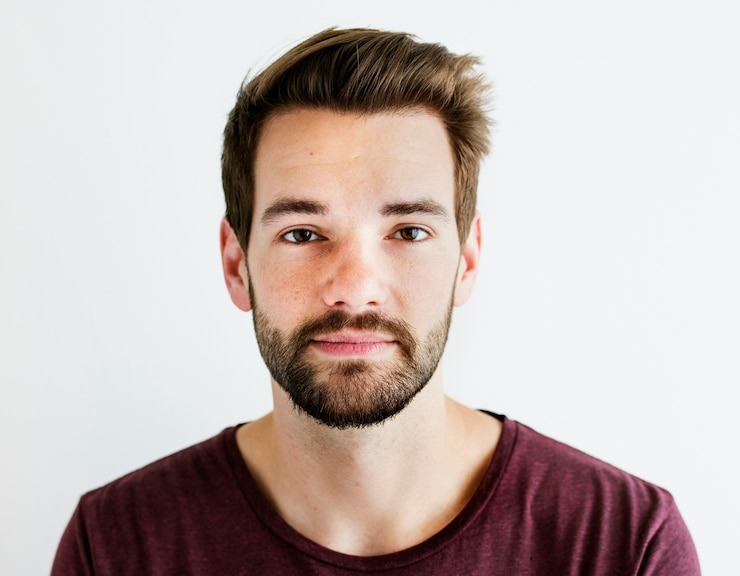
#> input picture python/test.jpg, 740 x 576 px
$ python realtime_recognition.py test.jpg   (older library calls are emulated)
#> lines starting #> are read from the running program, lines starting #| are printed output that depends on the picture
### python/spoof_check.py
"""
spoof_check.py  --  Hardcoded Presentation Attack Detection (anti-spoofing)
===========================================================================

All the anti-spoofing logic for the attendance system lives here, kept
separate from the face-recognition code so it is easy to read, tune and
defend. There is NO machine-learning model — every check is an explainable,
hardcoded computer-vision rule that runs in real time on the CPU.

Two independent checks are provided:

  1. PASSIVE  (single frame)  -> detect_spoof()
     Looks for the physical signatures of a phone/monitor screen or a printed
     photo in one image: moire (FFT high-frequency energy), specular glare and
     loss of sharpness. Thresholds were calibrated on 66 real enrolled faces
     (0 false rejections).

  2. ACTIVE   (frame burst)   -> detect_blink()
     A challenge-response liveness test: a real person is asked to blink, and
     we require a genuine open -> closed -> open eye transition across a short
     burst of frames. A printed photo or a still image on a phone cannot blink.

realtime_recognition.py imports this module; it does not import back, so there
is a clean one-way dependency (recognition depends on spoofing, not vice versa).
"""

import os
import logging
from pathlib import Path

import cv2
import numpy as np


# =============================================================================
# PASSIVE anti-spoof (single frame): moire / glare / sharpness
# =============================================================================
# Tuned so real webcam faces always pass; screens/prints that fall OUTSIDE the
# measured real-face envelope are flagged. Retune against real spoof attempts
# using the "LIVENESS ..." lines logged in python/face_recognition.log.
ANTISPOOF_ENABLED = True    # master switch for the single-frame gate
MOIRE_HF_RATIO_MAX = 0.19   # high-freq energy ratio; screen pixel-grid/moire push it UP (real max ~0.155)
SPECULAR_FRAC_MAX  = 0.18   # fraction of blown-out glare pixels; screen glare pushes it UP (real max ~0.145)
SHARPNESS_MIN      = 50.0   # Laplacian variance; a photo-of-a-photo lowers it (real min ~57.7)
SPOOF_SCORE_THRESHOLD = 2   # weighted flags needed to declare a spoof (moire alone = weight 2)


def _liveness_metrics(gray_face, color_face):
    """Return (sharpness, high-frequency ratio, specular fraction) for a face ROI."""
    fu = cv2.resize(gray_face, (128, 128))
    sharpness = float(cv2.Laplacian(fu, cv2.CV_64F).var())
    f = fu.astype(np.float32)
    win = np.outer(np.hanning(128), np.hanning(128)).astype(np.float32)
    mag = np.abs(np.fft.fftshift(np.fft.fft2(f * win)))
    total = float(mag.sum()) + 1e-6
    Y, X = np.ogrid[:128, :128]
    r = np.sqrt((X - 64) ** 2 + (Y - 64) ** 2)
    hf_ratio = float(mag[r > 40].sum()) / total          # energy outside the low-freq disk
    hsv = cv2.cvtColor(color_face, cv2.COLOR_BGR2HSV)
    v = hsv[:, :, 2]
    s = hsv[:, :, 1]
    specular = float(np.mean((v > 235) & (s < 40)))       # near-white, low-saturation glare
    return sharpness, hf_ratio, specular


def detect_spoof(gray_face, color_face):
    """Decide if a face ROI looks like a photo/phone-screen replay.
    Returns (is_spoof, reason, metrics_string)."""
    if gray_face is None or gray_face.size == 0:
        return False, 'no_face', 'sharpness=0 hf_ratio=0 specular=0 score=0'
    sharpness, hf_ratio, specular = _liveness_metrics(gray_face, color_face)
    score = 0
    reasons = []
    if hf_ratio > MOIRE_HF_RATIO_MAX:      # strongest screen-specific signal
        score += 2
        reasons.append(f'moire(hf={hf_ratio:.3f})')
    if specular > SPECULAR_FRAC_MAX:
        score += 1
        reasons.append(f'glare(spec={specular:.3f})')
    if sharpness < SHARPNESS_MIN:
        score += 1
        reasons.append(f'flat(sharp={sharpness:.1f})')
    metrics = f'sharpness={sharpness:.1f} hf_ratio={hf_ratio:.3f} specular={specular:.3f} score={score}'
    return score >= SPOOF_SCORE_THRESHOLD, (', '.join(reasons) or 'ok'), metrics


# [15 lines left out: function liveness_report, not called in this run]


# =============================================================================
# ACTIVE liveness (frame burst): blink challenge-response
# =============================================================================
# A printed photo or a still image on a phone screen physically cannot blink.
# Over a short burst of frames we watch the eyes and require open -> closed ->
# open transitions. Uses the eye cascade bundled with OpenCV (no download).
BLINK_MIN_OPEN_FRAMES = 3    # frames where both eyes are clearly detected
BLINK_MIN_BLINKS = 1         # required open->closed->open transitions (blink once)
CLOSED_MIN_SHARPNESS = 30.0  # a real closed-eye frame is still sharp; blur dropouts are not
                             # (open frames measured ~75, motion-blur dropouts ~5-8)


# [125 lines left out: functions _load_eye_cascade, _eye_state, detect_blink, not called in this run]

### python/realtime_recognition.py
import cv2
import numpy as np
import os
import sys
import json
import pickle
from pathlib import Path
import logging
import argparse
import gc

import spoof_check  # hardcoded anti-spoofing (passive screen check + active blink liveness)

# Configure logging
logging.basicConfig(level=logging.INFO, format='%(asctime)s - %(levelname)s - %(message)s')

# [250 lines left out: functions train_models, start_recognition, not called in this run]

# NOTE: the passive anti-spoof checks (detect_spoof / liveness_report) now live
# in python/spoof_check.py and are used via the `spoof_check` module below.


def recognize_single_image(image_path, algo='lbph', check_liveness=True):
    """Recognize a single image using the specified algorithm and return the result"""
#> called with image_path = 'test.jpg', algo = 'lbph', check_liveness = True
    try:
        # Get paths
        base_dir = Path(os.path.dirname(os.path.dirname(os.path.abspath(__file__))))
        cascade_path = base_dir / 'assets' / 'haarcascade_frontalface_default.xml'
        model_file = f'{algo}_model.yml'
        model_path = base_dir / 'models' / model_file
        labels_path = base_dir / 'models' / 'labels.pkl'

        # Check required files
        if not all(p.exists() for p in [cascade_path, model_path, labels_path]):
            return {
                'success': False,
                'message': 'Required model files not found'
            }

        # Load face detection
        face_cascade = cv2.CascadeClassifier(str(cascade_path))

        # Load recognition model based on algorithm
        if algo == 'lbph':
            recognizer = cv2.face.LBPHFaceRecognizer_create()
        elif algo == 'eigen':
            recognizer = cv2.face.EigenFaceRecognizer_create()
        elif algo == 'fisher':
            recognizer = cv2.face.FisherFaceRecognizer_create()
        else:
            return {'success': False, 'message': f'Unknown algorithm: {algo}'}

        recognizer.read(str(model_path))

        # Load labels
        with open(labels_path, 'rb') as f:
#> (reads models/labels.pkl from the repository)
            labels_dict = pickle.load(f)
        labels_reverse = {v: k for k, v in labels_dict.items()}

        # Read and process image
        img = cv2.imread(image_path)
#> img is the input picture: shape (576, 740, 3); mean B, G, R 181.1, 184.4, 198.1
        if img is None:
            return {
                'success': False,
                'message': 'Failed to load image'
            }

        # Convert to grayscale
        gray = cv2.cvtColor(img, cv2.COLOR_BGR2GRAY)
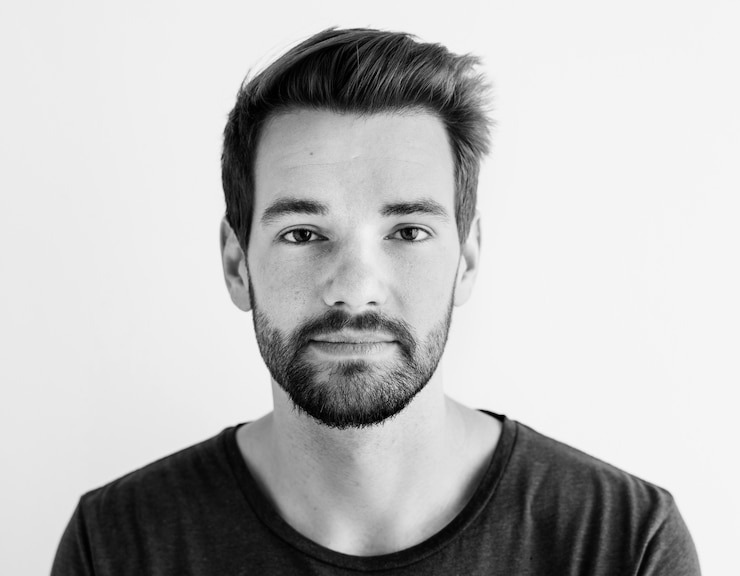
#> gray: shape (576, 740); min 0, max 250, mean 188.2

        # Detect faces with robust parameters on raw gray to align with training
        faces = face_cascade.detectMultiScale(
            gray,
            scaleFactor=1.1,
            minNeighbors=5,
            minSize=(40, 40),
            maxSize=(600, 600)
        )
#> faces = [[198, 110, 316, 316]]

        if len(faces) == 0:
            # Fallback for dim / uneven lighting: the raw pass misses faces in low
            # light. Retry on a histogram-equalized copy with slightly relaxed
            # neighbours. This is DETECTION ONLY — the face box found here is still
            # cropped from the raw `gray` below, so recognition preprocessing stays
            # aligned with how the model was trained.
            eq = cv2.equalizeHist(gray)
            faces = face_cascade.detectMultiScale(
                eq,
                scaleFactor=1.1,
                minNeighbors=4,
                minSize=(40, 40),
                maxSize=(600, 600)
            )

        if len(faces) == 0:
            return {
                'success': False,
                'message': 'No face detected'
            }

        # Process the largest face if multiple faces are detected
        if len(faces) > 1:
            faces = [max(faces, key=lambda x: x[2] * x[3])]  # Select largest face by area

        # Get face location
        x, y, w, h = faces[0]
#> x = 198; y = 110; w = 316; h = 316
        face_location = {
            'x': int(x),
            'y': int(y),
            'width': int(w),
            'height': int(h)
        }
#> face_location = {'x': 198, 'y': 110, 'width': 316, 'height': 316}

        # --- Passive liveness / anti-spoof gate (recognition path only) ---
        # Reject faces coming from a phone/monitor screen or a printed photo.
        # Skipped when check_liveness is False (e.g. the registration
        # duplicate-check, which uses live-captured images already).
        if check_liveness and spoof_check.ANTISPOOF_ENABLED:
            is_spoof, spoof_reason, live_metrics = spoof_check.detect_spoof(
                gray[y:y + h, x:x + w], img[y:y + h, x:x + w])
#> in _liveness_metrics, `fu = cv2.resize(gray_face, (128, 128))`:
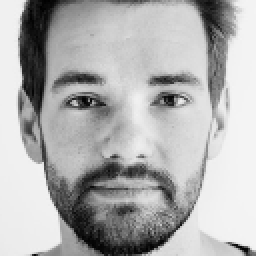
#> fu: shape (128, 128) (shown 2 times larger); min 1, max 244, mean 176
#> in _liveness_metrics, `fu = cv2.resize(gray_face, (128, 128))`:
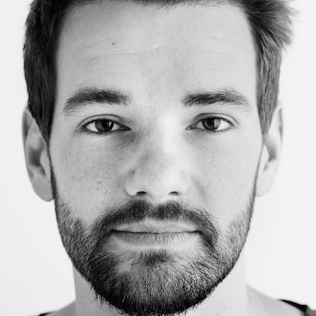
#> gray_face: shape (316, 316); min 0, max 247, mean 176.1
#> in _liveness_metrics, `sharpness = float(cv2.Laplacian(fu, cv2.CV_64F).var())`: sharpness = 1809
#> in _liveness_metrics, `total = float(mag.sum()) + 1e-6`: total = 16372859.5
#> in _liveness_metrics, `hf_ratio = float(mag[r > 40].sum()) / total`: hf_ratio = 0.272
#> in _liveness_metrics, `hsv = cv2.cvtColor(color_face, cv2.COLOR_BGR2HSV)`: hsv: shape (316, 316, 3); mean H, S, V 35.6, 70, 197.2
#> in _liveness_metrics, `hsv = cv2.cvtColor(color_face, cv2.COLOR_BGR2HSV)`:
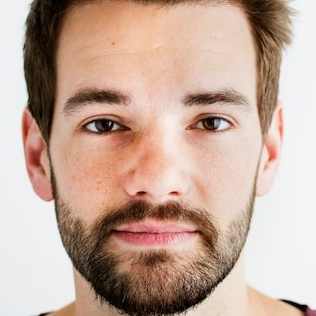
#> color_face: shape (316, 316, 3); mean of channels 0, 1, 2 155.6, 169.6, 196.4; drawn as B, G, R
#> in _liveness_metrics, `v = hsv[:, :, 2]`:
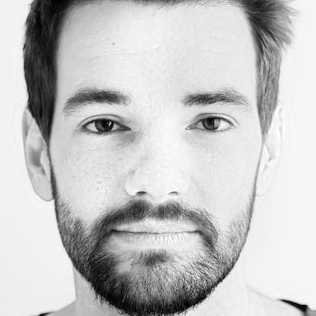
#> v: shape (316, 316); min 0, max 255, mean 197.2
#> in _liveness_metrics, `s = hsv[:, :, 1]`:
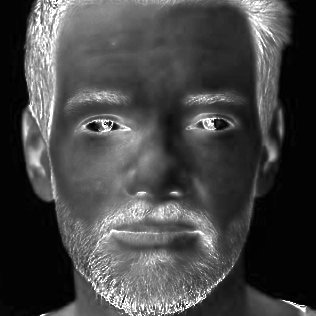
#> s: shape (316, 316); min 0, max 255, mean 70
#> in _liveness_metrics, `specular = float(np.mean((v > 235) & (s < 40)))`: specular = 0.296
#> in detect_spoof, `sharpness, hf_ratio, specular = _liveness_metrics(gray_face, color_face)`: sharpness = 1809; hf_ratio = 0.272; specular = 0.296
#> is_spoof = True; spoof_reason = 'moire(hf=0.272), glare(spec=0.296)'
            logging.info(f"LIVENESS {os.path.basename(str(image_path))}: {live_metrics} "
                         f"spoof={is_spoof} ({spoof_reason})")
            if is_spoof:
                return {
                    'success': False,
                    'message': 'Spoof detected: please use your real face, not a photo or phone screen',
                    'liveness': 'fake',
                    'spoof_reason': spoof_reason,
                    'face_location': face_location
                }

        # Extract and preprocess: Consistent texture preservation (crop from raw gray)
        # We want to crop a 96x96 face ROI.
        # To generate translations, we crop various offsets of the face ROI
        H, W = gray.shape

        # Base crop
        face_roi = gray[y:y+h, x:x+w]
        face_roi_resized = cv2.resize(face_roi, (96, 96))

        # Multi-sample generation for alignment robustness
        samples = [
            face_roi_resized,
            cv2.flip(face_roi_resized, 1)  # Horizontal flip for mirrored cameras
        ]

        # Shift translation samples
        shifts = [(-4, -4), (-4, 4), (4, -4), (4, 4), (-2, 0), (2, 0), (0, -2), (0, 2)]
        for dx, dy in shifts:
            nx, ny = x + dx, y + dy
            roi = gray[max(0, ny):min(H, ny+h), max(0, nx):min(W, nx+w)]
            if roi.size > 0:
                samples.append(cv2.resize(roi, (96, 96)))

        # Scale samples
        scale_changes = [-0.05, 0.05]
        for ds in scale_changes:
            dw = int(w * ds)
            dh = int(h * ds)
            roi = gray[max(0, y-dh):min(H, y+h+dh), max(0, x-dw):min(W, x+w+dw)]
            if roi.size > 0:
                samples.append(cv2.resize(roi, (96, 96)))

        # Rotation samples
        for angle in [-5, 5]:
            M = cv2.getRotationMatrix2D((48, 48), angle, 1)
            samples.append(cv2.warpAffine(face_roi_resized, M, (96, 96)))

        clahe = cv2.createCLAHE(clipLimit=2.0, tileGridSize=(8,8))
        best_confidence = float('inf')
        best_label = -1

        for sample in samples:
            sample_prep = clahe.apply(sample)

            # Quality check on the base sample only
            if np.array_equal(sample, face_roi_resized):
                laplacian_var = cv2.Laplacian(sample_prep, cv2.CV_64F).var()
                if laplacian_var < 10: # Reject very blurry images
                    return {
                        'success': False,
                        'message': 'Image too blurry. Please look steadily at the camera.'
                    }

            sample_prep = cv2.GaussianBlur(sample_prep, (3, 3), 0)
            label, confidence = recognizer.predict(sample_prep)
            if confidence < best_confidence:
                best_confidence = confidence
                best_label = label

        label, confidence = best_label, best_confidence

        # Define strict thresholds to avoid mismatches
        # LBPH: 80 (stricter, lower distance is closer match)
        # Eigen: 3500
        # Fisher: 400
        if algo == 'lbph':
            thresh = 90
            if confidence < thresh:
                # Map raw distance [40 to 90] to [100% to 60%] display confidence
                confidence_percentage = max(60.0, min(100.0, 100.0 - (confidence - 40.0) * (40.0 / 50.0)))
            else:
                confidence_percentage = 0.0
        elif algo == 'eigen':
            # Eigenfaces distance for a trained student from webcam is typically 1500–3300.
            # Unknown faces score much higher (5000–15000+) when more students are enrolled.
            # With only 1 student trained the gap is smaller, but 3500 correctly identifies
            # the enrolled student while rejecting truly distant faces.
            thresh = 3500
            if confidence < thresh:
                # Map raw distance [500 to 3500] to [100% to 60%]
                confidence_percentage = max(60.0, min(100.0, 100.0 - (confidence - 500.0) * (40.0 / 3000.0)))
            else:
                confidence_percentage = 0.0
        else: # fisher
            thresh = 400
            if confidence < thresh:
                # Map raw distance [50 to 400] to [100% to 60%]
                confidence_percentage = max(60.0, min(100.0, 100.0 - (confidence - 50.0) * (40.0 / 350.0)))
            else:
                confidence_percentage = 0.0

        if confidence < thresh:
            student_id = labels_reverse[label]
            return {
                'success': True,
                'student_id': student_id,
                'confidence': confidence_percentage,
                'algorithm': algo,
                'raw_distance': round(confidence, 2),
                'face_location': face_location
            }
        else:
            return {
                'success': True,
                'student_id': "Unknown",
                'confidence': 0,
                'algorithm': algo,
                'raw_distance': round(confidence, 2),
                'face_location': face_location
            }

    except Exception as e:
        logging.error(f"Recognition error: {str(e)}")
        return {
            'success': False,
            'message': str(e)
        }

# -- Consensus recognition ----------------------------------------------------
# A single algorithm (LBPH) will occasionally match a stranger — e.g. a face on
# a phone screen — to an enrolled student. Requiring agreement across the three
# independently-trained models removes almost all of those false accepts, since
# a wrong match rarely fools more than one algorithm.
CONSENSUS_MIN_AGREE = 2   # how many of the 3 algorithms must agree on the same id


# [42 lines left out: function recognize_consensus_image, not called in this run]


# -- Duplicate-face detection --------------------------------------------------
# Minimum number of freshly-captured images that must be recognised as the SAME
# already-registered student before we treat the new sign-up as a duplicate.
DUP_MIN_VOTES = 3


# [103 lines left out: functions check_duplicate_face, verify_liveness, not called in this run]


if __name__ == "__main__":
    parser = argparse.ArgumentParser(description='Face Recognition System')
    parser.add_argument('--train', action='store_true', help='Train the models')
    parser.add_argument('--check-duplicate', dest='check_duplicate', metavar='DIR',
                        help='Check a folder of captured faces against the existing model')
    parser.add_argument('--liveness-check', dest='liveness_check', metavar='IMG',
                        help='Diagnostic: print anti-spoof metrics for one image')
    parser.add_argument('--verify-liveness', dest='verify_liveness', metavar='DIR',
                        help='Check a burst of frames (frame_*.jpg) for a real blink and recognise')
    parser.add_argument('--algorithm', default='lbph', choices=['lbph', 'eigen', 'fisher'], help='Algorithm to use')
    parser.add_argument('--consensus', action='store_true', help='Require 2-of-3 algorithm agreement (anti-spoof)')
    parser.add_argument('image_path', nargs='?', help='Path to image for recognition')
    args = parser.parse_args()

    if args.train:
        success, message = train_models()
        result = {'success': success, 'message': message}
        print(json.dumps(result))
        if not success:
            sys.exit(1)
        sys.exit(0)
    elif args.check_duplicate:
        result = check_duplicate_face(args.check_duplicate, args.algorithm)
        print(json.dumps(result))
        sys.exit(0)
    elif args.liveness_check:
        result = spoof_check.liveness_report(args.liveness_check)
        print(json.dumps(result))
        sys.exit(0)
    elif args.verify_liveness:
        result = verify_liveness(args.verify_liveness, args.algorithm)
        print(json.dumps(result))
        sys.exit(0)
    elif args.image_path:
        if args.consensus:
            result = recognize_consensus_image(args.image_path)
        else:
            result = recognize_single_image(args.image_path, args.algorithm)
#> result = 5 items
        print(json.dumps(result))
#> (printed output is left out)
    else:
        start_recognition()
